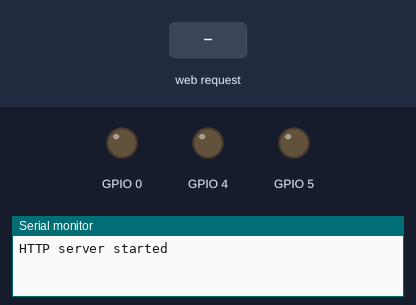
The sketch below on a simulated ESP8266 (NodeMCU). Parts: output pins drawn as LEDs (lit = HIGH), the last lines printed to the serial monitor. The inputs (shaded band) are chosen by the test bench.

Above: at 1.2 s.
1.3 s: HTTP request GET /1 received
At 1.7 s:
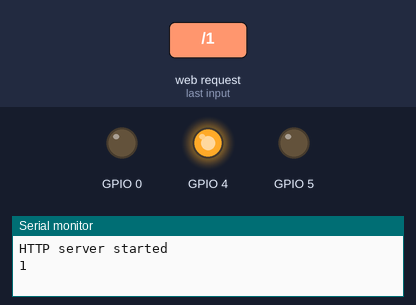
2.8 s: HTTP request GET /2 received
At 3.8 s:
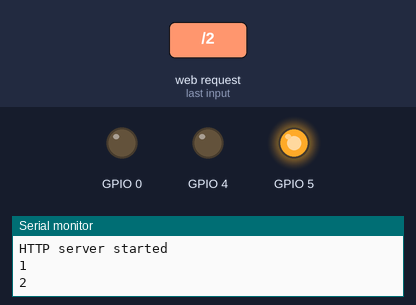
4.3 s: HTTP request GET /4 received
At 5.2 s:
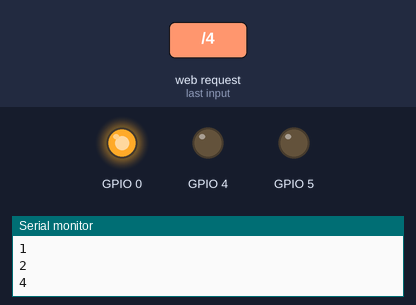
5.8 s: HTTP request GET /5 received
At 7.0 s:
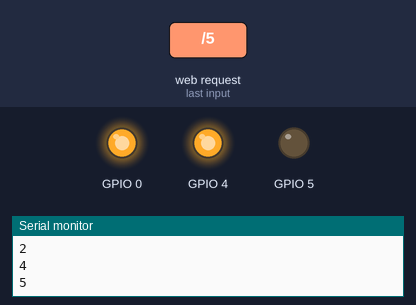
7.3 s: HTTP request GET /6 received
At 8.5 s:
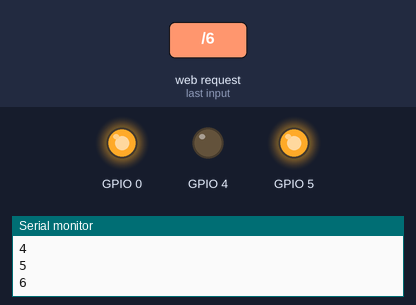
8.8 s: HTTP request GET /0 received
At 9.4 s:
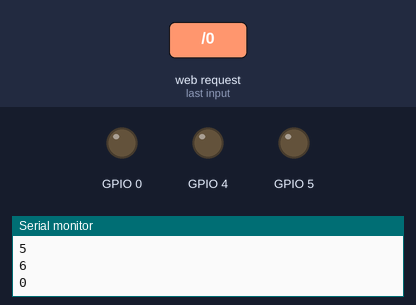
Timing chart, 0 to 11.3 s (numbered marks = the images above; inputs shaded):
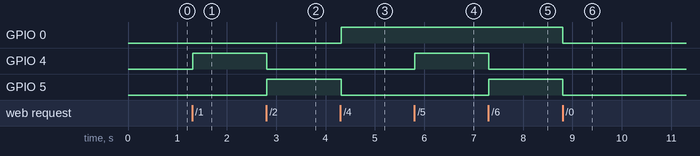

The sketch:

server.ino
```cpp
/*
 * remote controlled space invader clone for nodemcu 1.0 made by Andrea Oggioni
 */

#include <ESP8266WiFi.h>
#include <ESP8266WebServer.h>

const char* ssid = "SpaceInvaders";
const char* password = "12345678";

IPAddress local_ip(192, 168, 1, 1);
IPAddress gateway(192, 168, 1, 1);
IPAddress subnet(255, 255, 255, 0);

ESP8266WebServer server(80);
int numToSend;
unsigned long long int timer;
void setup()
{
    pinMode(5, OUTPUT);
    pinMode(4, OUTPUT);
    pinMode(0, OUTPUT);
    Serial.begin(115200);
    WiFi.softAP(ssid, password);
    WiFi.softAPConfig(local_ip, gateway, subnet);
    server.on("/", handle_OnConnect);
    server.on("/0", nope);
    server.on("/1", left);
    server.on("/2", right);
    server.on("/3", left_right);
    server.on("/4", shoot);
    server.on("/5", left_shoot);
    server.on("/6", right_shoot);
    server.on("/7", left_right_shoot);
    server.onNotFound(nope);

    server.begin();
    digitalWrite(0, LOW);
    digitalWrite(4, LOW);
    digitalWrite(5, LOW);
    Serial.println("HTTP server started");
}

void loop()
{
    if (millis() - timer > 15) {
        /*
     * pin4: left
     * pin5: right
     * pin0: shoot
     */
        timer = millis();
        switch (numToSend) {
        case 0:
            digitalWrite(0, LOW);
            digitalWrite(4, LOW);
            digitalWrite(5, LOW);
            break;
        case 1:
            digitalWrite(0, LOW);
            digitalWrite(4, HIGH);
            digitalWrite(5, LOW);
            break;
        case 2:
            digitalWrite(0, LOW);
            digitalWrite(4, LOW);
            digitalWrite(5, HIGH);
            break;
        case 3:
            digitalWrite(0, LOW);
            digitalWrite(4, LOW);
            digitalWrite(5, LOW);
            break;
        case 4:
            digitalWrite(0, HIGH);
            digitalWrite(4, LOW);
            digitalWrite(5, LOW);
            break;
        case 5:
            digitalWrite(0, HIGH);
            digitalWrite(4, HIGH);
            digitalWrite(5, LOW);
            break;
        case 6:
            digitalWrite(0, HIGH);
            digitalWrite(4, LOW);
            digitalWrite(5, HIGH);
            break;
        case 7:
            digitalWrite(0, HIGH);
            digitalWrite(4, LOW);
            digitalWrite(5, LOW);
            break;
        default:
            digitalWrite(0, LOW);
            digitalWrite(4, LOW);
            digitalWrite(5, LOW);
            break;
        }
    }
    server.handleClient();
}

void handle_OnConnect() {}
void nope()
{
    numToSend = 0;
    server.send(200, "text/html", " ");
    Serial.println(0);
}
void left()
{
    numToSend = 1;
    server.send(200, "text/html", " ");
    Serial.println(1);
}
void right()
{
    numToSend = 2;
    server.send(200, "text/html", " ");
    Serial.println(2);
}
void left_right()
{
    numToSend = 3;
    server.send(200, "text/html", " ");
    Serial.println(3);
}
void shoot()
{
    numToSend = 4;
    server.send(200, "text/html", " ");
    Serial.println(4);
}
void left_shoot()
{
    numToSend = 5;
    server.send(200, "text/html", " ");
    Serial.println(5);
}
void right_shoot()
{
    numToSend = 6;
    server.send(200, "text/html", " ");
    Serial.println(6);
}
void left_right_shoot()
{
    numToSend = 7;
    server.send(200, "text/html", " ");
    Serial.println(7);
}
```

Measured:
- after the input at 1.3 s, GPIO 4: LOW → HIGH at once
- after the input at 2.8 s, GPIO 4: HIGH → LOW at once; GPIO 5: LOW → HIGH at once
- after the input at 4.3 s, GPIO 0: LOW → HIGH at once; GPIO 5: HIGH → LOW at once
- after the input at 5.8 s, GPIO 4: LOW → HIGH at once
- after the input at 7.3 s, GPIO 4: HIGH → LOW at once; GPIO 5: LOW → HIGH at once
- after the input at 8.8 s, GPIO 0, GPIO 5: HIGH → LOW at once
